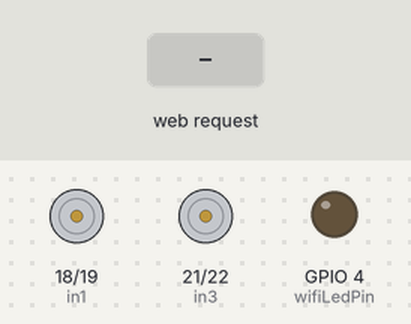
This sketch was run on a simulated ESP32. Parts: motor-driver pin pairs drawn as motors (green arrow = first pin HIGH = forward, orange = second pin HIGH = backward, longer = more drive), output pins drawn as LEDs (lit = HIGH). The inputs (shaded band) are chosen by the test bench. WiFi joins after 1.5 s; servers stay silent unless stated; what the sketch prints to the serial monitor is not drawn.

Above: at 5.7 s.
5.8 s: HTTP request GET /?State=F received
At 6.6 s:
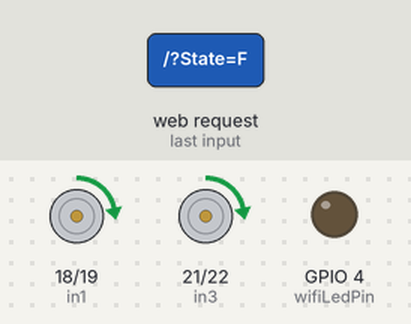
7.3 s: HTTP request GET /?State=B received
At 7.7 s:
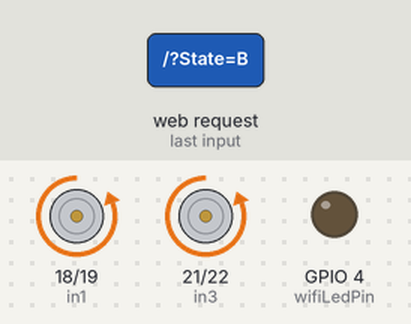
8.8 s: HTTP request GET /?State=R received
At 10.0 s:
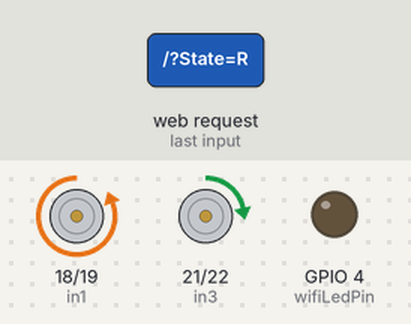
10.3 s: HTTP request GET /?State=L received
At 11.2 s:
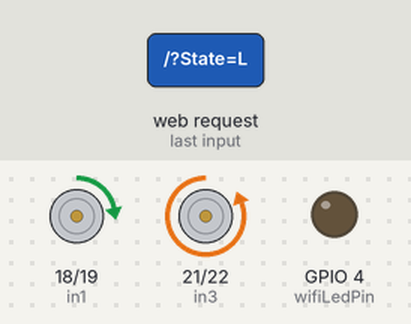
Timing chart, 0 to 12.8 s (numbered marks = the images above; inputs shaded):
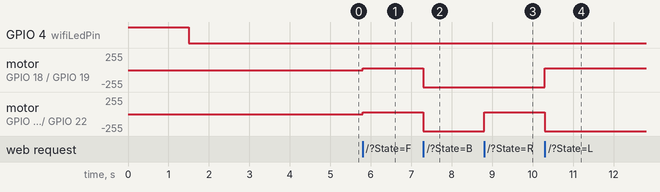

The sketch:

main.ino
```cpp
#include <WiFi.h>
#include <WebServer.h>
#include <ArduinoOTA.h>

int in1 = 18;
int in2 = 19;
int in3 = 21;
int in4 = 22;

const int wifiLedPin = 4;

String command;
int SPEED = 122;
int speed_Coeff = 3;

WebServer server(80);

unsigned long previousMillis = 0;

String sta_ssid = "";
String sta_password = "";

int pwmChannel1 = 0;
int pwmChannel2 = 1;
int pwmFreq = 1000;
int pwmResolution = 10;

void setup() {
  Serial.begin(115200);

  pinMode(wifiLedPin, OUTPUT);
  digitalWrite(wifiLedPin, HIGH);

  pinMode(in1, OUTPUT);
  pinMode(in2, OUTPUT);
  pinMode(in3, OUTPUT);
  pinMode(in4, OUTPUT);

  ledcSetup(pwmChannel1, pwmFreq, pwmResolution);
  ledcSetup(pwmChannel2, pwmFreq, pwmResolution);

  ledcAttachPin(in1, pwmChannel1);
  ledcAttachPin(in3, pwmChannel2);

  digitalWrite(in2, LOW);
  digitalWrite(in4, LOW);

  WiFi.mode(WIFI_STA);
  WiFi.begin(sta_ssid.c_str(), sta_password.c_str());

  unsigned long currentMillis = millis();
  previousMillis = currentMillis;

  while (WiFi.status() != WL_CONNECTED && currentMillis - previousMillis <= 10000) {
    delay(500);
    Serial.print(".");
    currentMillis = millis();
  }

  if (WiFi.status() == WL_CONNECTED) {
    digitalWrite(wifiLedPin, LOW);
    delay(3000);
  } else {
    WiFi.mode(WIFI_AP);
    WiFi.softAP("ESP32_Car");
    digitalWrite(wifiLedPin, HIGH);
    delay(3000);
  }

  server.on("/", HTTP_handleRoot);
  server.onNotFound(HTTP_handleRoot);
  server.begin();

  ArduinoOTA.begin();
}

void loop() {
  ArduinoOTA.handle();
  server.handleClient();

  command = server.arg("State");
  if (command == "F") Forward();
  else if (command == "B") Backward();
  else if (command == "R") TurnRight();
  else if (command == "L") TurnLeft();
  else if (command == "G") ForwardLeft();
  else if (command == "H") BackwardLeft();
  else if (command == "I") ForwardRight();
  else if (command == "J") BackwardRight();
  else if (command == "S") Stop();
  else if (command == "0") SPEED = 60;
  else if (command == "1") SPEED = 70;
  else if (command == "2") SPEED = 81;
  else if (command == "3") SPEED = 95;
  else if (command == "4") SPEED = 105;
  else if (command == "5") SPEED = 122;
  else if (command == "6") SPEED = 150;
  else if (command == "7") SPEED = 196;
  else if (command == "8") SPEED = 272;
  else if (command == "9") SPEED = 400;
  else if (command == "q") SPEED = 1023;
}

void HTTP_handleRoot() {
  server.send(200, "text/html", "");
  if (server.hasArg("State")) Serial.println(server.arg("State"));
}

void Forward() {
  ledcWrite(pwmChannel1, SPEED);
  digitalWrite(in2, LOW);
  ledcWrite(pwmChannel2, SPEED);
  digitalWrite(in4, LOW);
}

void Backward() {
  digitalWrite(in1, LOW);
  digitalWrite(in3, LOW);
  digitalWrite(in2, HIGH);
  digitalWrite(in4, HIGH);
}

void TurnRight() {
  digitalWrite(in1, LOW);
  digitalWrite(in2, HIGH);
  ledcWrite(pwmChannel2, SPEED);
  digitalWrite(in4, LOW);
}

void TurnLeft() {
  ledcWrite(pwmChannel1, SPEED);
  digitalWrite(in2, LOW);
  digitalWrite(in3, LOW);
  digitalWrite(in4, HIGH);
}

void ForwardLeft() {
  ledcWrite(pwmChannel1, SPEED);
  digitalWrite(in2, LOW);
  ledcWrite(pwmChannel2, SPEED / speed_Coeff);
  digitalWrite(in4, LOW);
}

void BackwardLeft() {
  digitalWrite(in1, LOW);
  digitalWrite(in2, HIGH);
  digitalWrite(in3, LOW);
  digitalWrite(in4, HIGH);
}

void ForwardRight() {
  ledcWrite(pwmChannel1, SPEED / speed_Coeff);
  digitalWrite(in2, LOW);
  ledcWrite(pwmChannel2, SPEED);
  digitalWrite(in4, LOW);
}

void BackwardRight() {
  digitalWrite(in1, LOW);
  digitalWrite(in2, HIGH);
  digitalWrite(in3, LOW);
  digitalWrite(in4, HIGH);
}

void Stop() {
  digitalWrite(in1, LOW);
  digitalWrite(in2, LOW);
  digitalWrite(in3, LOW);
  digitalWrite(in4, LOW);
}
```

Measured:
- after the input at 5.8 s, motor on GPIO 18 (in1) / GPIO 19 (in2), motor on GPIO 21 (in3) / GPIO 22 (in4): stopped → forward 30/255 at once
- after the input at 7.3 s, motor on GPIO 18 (in1) / GPIO 19 (in2), motor on GPIO 21 (in3) / GPIO 22 (in4): forward 30/255 → backward 255/255 at once
- after the input at 8.8 s, motor on GPIO 21 (in3) / GPIO 22 (in4): backward 255/255 → forward 30/255 at once
- after the input at 10.3 s, motor on GPIO 18 (in1) / GPIO 19 (in2): backward 255/255 → forward 30/255 at once; motor on GPIO 21 (in3) / GPIO 22 (in4): forward 30/255 → backward 255/255 at once
